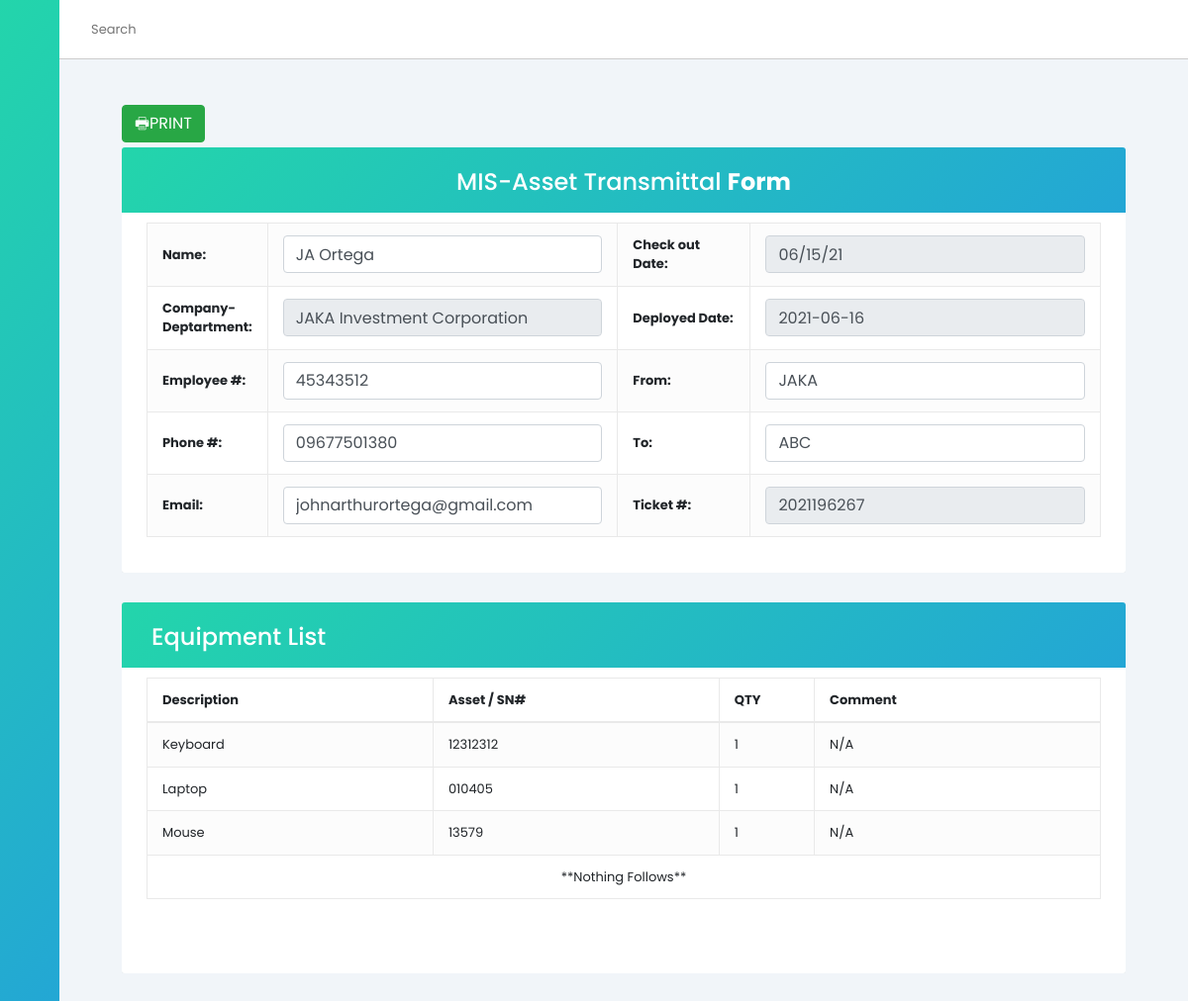
Screenshot of /viewTransmittal.php?id=12&ticket=2021196267 with the database file from the repository.
### tables this page shows
CREATE TABLE `asset_transmittal` (
  `asset_transmittal_id` int(11) NOT NULL,
  `name` varchar(50) NOT NULL,
  `company` varchar(50) NOT NULL,
  `emp_no` varchar(50) NOT NULL,
  `phone` varchar(50) NOT NULL,
  `email` varchar(50) NOT NULL,
  `checkout` varchar(50) NOT NULL,
  `deployed` varchar(50) NOT NULL,
  `fr` varchar(50) NOT NULL,
  `recipient` varchar(50) NOT NULL,
  `ticket` varchar(50) NOT NULL
);

CREATE TABLE `transmittal_details` (
  `transmittal_details_id` int(11) NOT NULL,
  `tag` varchar(50) NOT NULL,
  `qty` int(11) NOT NULL,
  `ticket` varchar(50) NOT NULL,
  `comment` varchar(100) NOT NULL
);

CREATE TABLE `asset` (
  `id` int(11) NOT NULL,
  `tag` int(11) NOT NULL,
  `hardware` varchar(30) NOT NULL,
  `snum` varchar(30) NOT NULL,
  `stat` varchar(60) NOT NULL
);

### viewTransmittal.php (the view, shortened to what this page needs)
<!DOCTYPE html>
<html lang="en">
<head>
    <link rel="stylesheet" href="https://cdn.jsdelivr.net/gh/lykmapipo/themify-icons@0.1.2/css/themify-icons.css">
    <link rel="stylesheet" href="https://stackpath.bootstrapcdn.com/bootstrap/4.5.0/css/bootstrap.min.css">
    <link rel="stylesheet" href="https://maxcdn.bootstrapcdn.com/font-awesome/4.7.0/css/font-awesome.min.css">
    <link rel="stylesheet" href="Style.css">
</head>
<body>
    <div class="sidebar">
        <div class="sidebar-header">
        </div>
        <div class="sidebar-menu">
            <ul>
            </ul>
        </div>
    </div>
    <?php
    $host = "localhost";
    $user = "root";
    $pass = "";
    $db = "jaka";
    $conn = mysqli_connect($host, $user, $pass, $db);
    $id = $_GET['id'];
    $sql = "SELECT * FROM asset_transmittal WHERE asset_transmittal_id = $id ORDER BY name ASC";
    $result = mysqli_query($conn, $sql);
    if ($result->num_rows > 0) {
        while ($row = $result->fetch_assoc()) {
            $userid = $row["asset_transmittal_id"];
            $emp_no = $row['emp_no'];
            $username = $row["name"];
            $ticket = $row["ticket"];
            $from = $row["fr"];
            $recipient = $row["recipient"];
            $checkout = $row['checkout'];
            $deployed = $row['deployed'];
            $department = $row["company"];
            $phone = $row["phone"];
            $ticket = $row["ticket"];
            $email = $row["email"];
        }
    }
    ?>
    <div class="main-content">
        <header>
            <div class="search-wrapper">
                <input type="search" placeholder="Search">
            </div>
            <div class="social-icons">
                <div></div>
            </div>
        </header>
        <main>
            <div class="container-xl">
                <div class="table-responsive">
                    <a href="generate_pdf.php?id=<?php echo $userid ?>&ticket=<?php echo $ticket ?>" class="btn btn-success" target="_blank" style="margin-bottom: 5px;"><i class="fa" data-toggle="tooltip" title="Print">&#128438;</i>PRINT</a>
                    <div class="table-wrapper">
                        <div class="table-title">
                            <div class="row">
                                <div class="col-sm-12">
                                    <h2 align="center">MIS-Asset Transmittal <b>Form</b></h2>
                                </div>
                            </div>
                        </div>
                        <table class="table table-striped table-hover">
                            <tbody>
                                <tr>
                                    <th>Name:</th>
                                    <td>
                                        <input type="text" name="name" class="form-control" value="<?php echo $username; ?>" required>
                                    </td>
                                    <th>Check out Date:</th>
                                    <td><input type="text" name="checkout" class="form-control" value="<?php echo $checkout ?>" readonly /></td>
                                </tr>
                                <tr>
                                    <th>Company-Deptartment:</th>
                                    <td>
                                        <input type="text" name="company" class="form-control" value="<?php echo $department; ?>" readonly required>
                                    </td>
                                    <th>Deployed Date:</th>
                                    <td><input type="text" name="deployed" class="form-control" value="<?php echo $deployed ?>" readonly /></td>
                                </tr>
                                <tr>
                                    <th>Employee #:</th>
                                    <td>
                                        <input type="text" class="form-control" value="<?php echo $emp_no; ?>" id="emp_no" name="emp_no" class="emp_no" required>
                                    </td>
                                    <th>From:</th>
                                    <td>
                                        <input type="text" id="fr" name="fr" value="<?php echo $from; ?>" class="form-control" required>
                                    </td>
                                </tr>
                                <th>Phone #:</th>
                                <td>
                                    <input type="text" id="phone" name="phone" value="<?php echo $phone; ?>" class="form-control" required>
                                </td>
                                <th>To:</th>
                                <td>
                                    <input type="text" id="to" name="to" class="form-control" value="<?php echo $recipient; ?>" required>
                                </td>
                                <tr>
                                    <th>Email:</th>
                                    <td><input type="text" id="email" name="email" value="<?php echo $email; ?>" class="form-control" required></td>
                                    <th>Ticket #:</th>
                                    <td><input type="text" class="form-control" name="ticket" value="<?php echo $ticket; ?>" readonly></td>
                                </tr>
                            </tbody>
                        </table>
                    </div>
                </div>
                <div class="table-responsive">
                    <div class="table-wrapper">
                        <div class="table-title">
                            <div class="row">
                                <div class="col-sm-6">
                                    <h2>Equipment List</h2>
                                </div>
                            </div>
                        </div>
                        <table class="table table-striped table-hover">
                            <thead>
                                <tr>
                                    <th>Description</th>
                                    <th>Asset / SN#</th>
                                    <th>QTY</th>
                                    <th>Comment</th>
                                </tr>
                            </thead>
                            <tbody>
                                <?php
                                $host = "localhost";
                                $user = "root";
                                $pass = "";
                                $db = "jaka";
                                $conn = mysqli_connect($host, $user, $pass, $db);
                                $t = $_GET['ticket'];
                                $sql = "SELECT *
								FROM  `transmittal_details` s,  `asset` c, asset_transmittal cl
								WHERE s.`tag` = c.`tag`
								AND s.`ticket`= cl.`ticket`
                                AND cl.`ticket` = $t";
                                $result = mysqli_query($conn, $sql);
                                if ($result->num_rows > 0) {
                                    while ($row = $result->fetch_assoc()) {
                                        $hardware = $row["hardware"];
                                        $serialnum = $row["snum"];
                                        $qty = $row["qty"];
                                        $comment = $row["comment"];
                                        echo "<tr>";
                                        echo "<td style='width: 30%;'>$hardware</td>";
                                        echo "<td style='width: 30%;'>$serialnum</td>";
                                        echo "<td style='width: 10%;'>$qty</td>";
                                        echo "<td style='width: 30%;'>$comment</td>";
                                        echo "</tr>";
                                    }
                                    echo "<tr>
                                    <td colspan='5' style='text-align:center;'>**Nothing Follows**</td></tr>";
                                } else {
                                    echo "0 results";
                                }
                                ?>
                            </tbody>
                        </table>
                        <br>
                        <br>
                    </div>
                </div>
            </div>
</body>
</html>
</body>
</html>

### Style.css (style rules this page uses)
:root { --main-color: linear-gradient(-45deg, #23a6d5, #23d5ab); --color-dark: #1D2231; --text-grey: #8390A2; }
* { font-family: 'Poppins', sans-serif; margin: 0; padding: 0; text-decoration: none; list-style-type: none; box-sizing: border-box; }
.sidebar { height: 100%; width: 240px; position: fixed; left: 0; top: 0; z-index: 100; background: var(--main-color); color: #fff; overflow-y: auto; transition: width 500ms; }
.sidebar-header { display: flex; justify-content: space-between; align-items: center; height: 60px; padding: 0rem 1rem; }
.sidebar-menu { padding: 1rem; }
.main-content { position: relative; margin-left: 240px; transition: margin-left 500ms; }
header { position: fixed; left: 240px; top: 0; z-index: 100; width: calc(100% - 240px); background: #fff; height: 60px; padding: 0rem 1rem; display: flex; align-items: center; justify-content: space-between; border-bottom: 1px solid #ccc; transition: left 500ms; }
.search-wrapper { display: flex; align-items: center; }
.search-wrapper input { border: 0; outline: 0; padding: 1rem; height: 38px; }
.social-icons { display: flex; align-items: center; }
.social-icons span, .social-icons div { margin-left: 1.2rem; }
.social-icons div { height: 38px; width: 38px; background-size: cover; background-repeat: no-repeat; background-image: url(img/1.jpg); border-radius: 50%; }
main { margin-top: 60px; background: #f1f5f9; min-height: 90vh; padding: 1rem 3rem; }
.table-responsive { overflow-x: auto; }
@media only screen and (max-width: 1200px) { .sidebar { width: 60px; z-index: 150; } }
@media only screen and (max-width: 1200px) { .sidebar .sidebar-header, .sidebar li { display: flex; justify-content: center; } }
@media only screen and (max-width: 1200px) { .main-content { margin-left: 60px; } }
@media only screen and (max-width: 1200px) { .main-content header { left: 60px; width: calc(100% - 60px); } }
table, th, td { border: 1px solid gray; border-collapse: collapse; }
th, td { padding: 5px; text-align: left; }

### viewTransmittal.php (style rules this page uses)
body { color: #566787; background: #f5f5f5; font-family: 'Varela Round', sans-serif; font-size: 13px; }
.table-responsive { margin: 30px 0; }
.table-wrapper { background: #fff; padding: 20px 25px; border-radius: 3px; min-width: 1000px; box-shadow: 0 1px 1px rgba(0, 0, 0, .05); }
.table-title { padding-bottom: 15px; background: linear-gradient(-45deg, #23a6d5, #23d5ab); color: #fff; padding: 16px 30px; min-width: 100%; margin: -20px -25px 10px; border-radius: 3px 3px 0 0; }
.table-title h2 { margin: 5px 0 0; font-size: 24px; }
table.table tr th, table.table tr td { border-color: #e9e9e9; padding: 12px 15px; vertical-align: middle; }
table.table tr th:first-child { width: 60px; }
table.table tr th:last-child { width: 100px; }
table.table-striped tbody tr:nth-of-type(odd) { background-color: #fcfcfc; }

### rows the page displays
asset_transmittal: name "JA Ortega", checkout "06/15/21", company "JAKA Investment Corporation", deployed "2021-06-16", emp_no "45343512", fr "JAKA", phone "09677501380", to "ABC", email "johnarthurortega@gmail.com", ticket "2021196267"
transmittal_details: asset.hardware "Keyboard", asset.snum "12312312", qty "1", comment "N/A"
transmittal_details: asset.hardware "Laptop", asset.snum "010405", qty "1", comment "N/A"
transmittal_details: asset.hardware "Mouse", asset.snum "13579", qty "1", comment "N/A"
